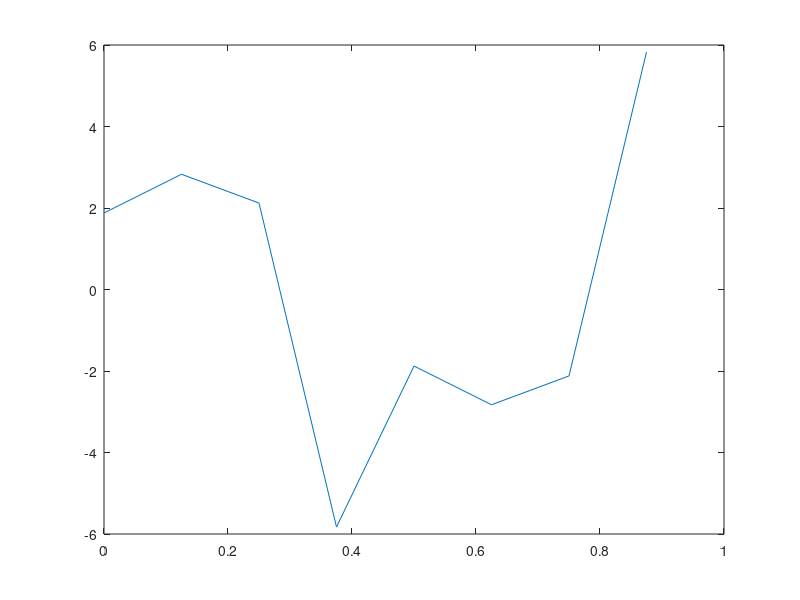
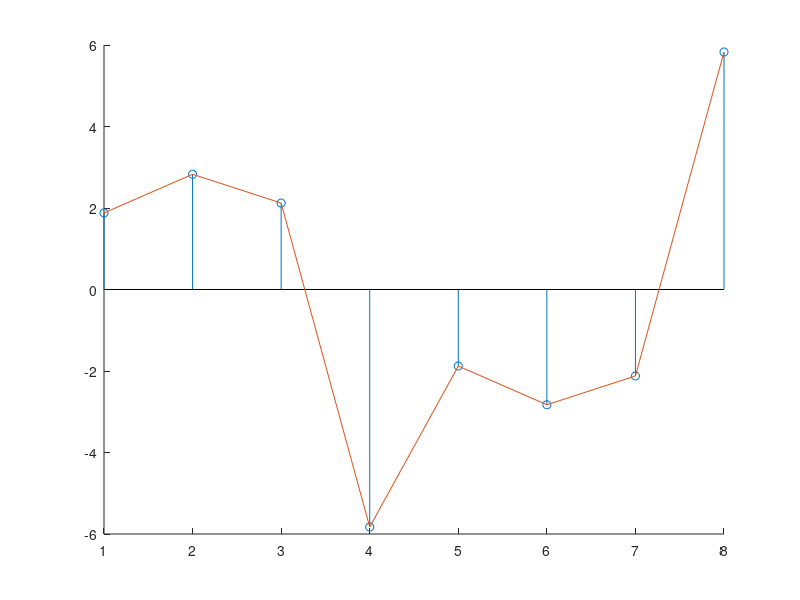

These charts were generated, in order, by the following MATLAB code:
f1 = 1;
f2 = 3;
dt = 0.01;
delta_t = 0.125;
t = 0:delta_t:0.875;


x = 4*cos(2*pi*t) - 3*sin(2*pi*f2*t+pi/4);
length(x)
figure;
plot(t, x)

figure;
hold on;
stem(x(1:8));
plot(x(1:8));
hold off;

x(1:8)